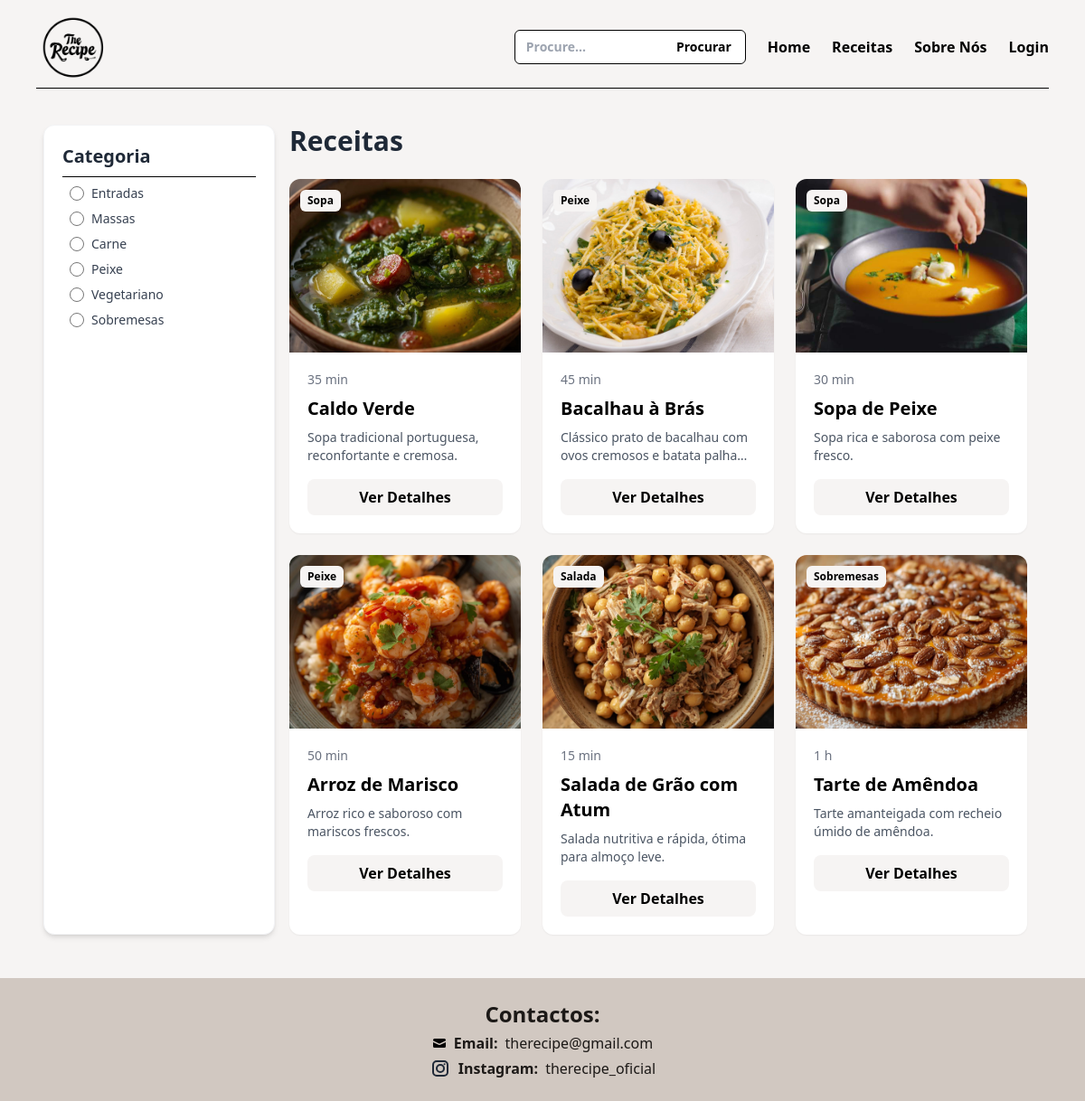
Page /receitas.php on the earlier database version.
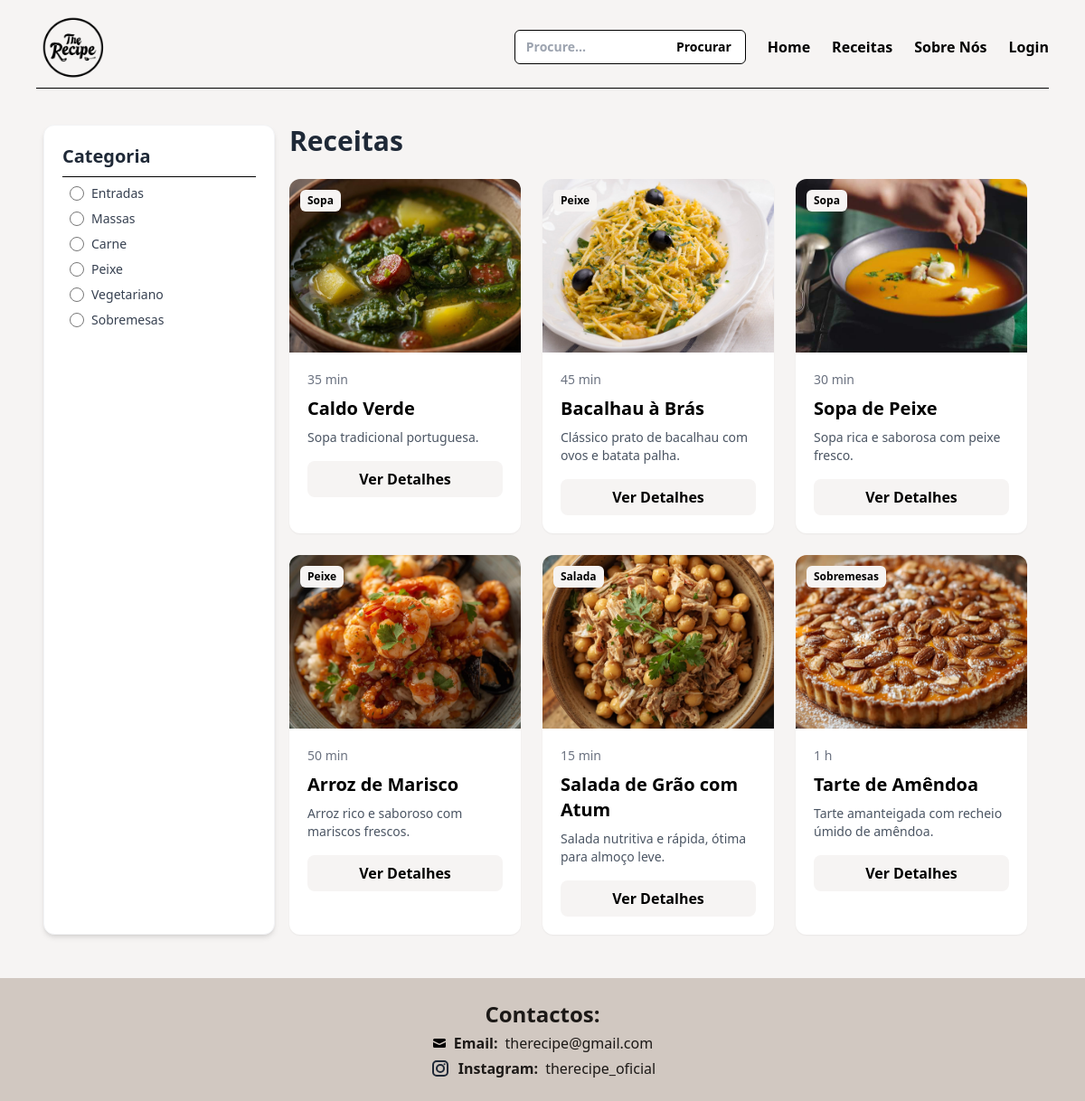
Same page on the later database version.
### tables this page shows
CREATE TABLE IF NOT EXISTS `receitas` (
  `id` int NOT NULL AUTO_INCREMENT,
  `nome` varchar(100) NOT NULL,
  `tempo` varchar(50) DEFAULT NULL,
  `ingredientes` text,
  `preparacao` text,
  `imagem` varchar(128) DEFAULT NULL,
  `categoria` varchar(100) DEFAULT NULL,
  `descricao` text,
  `quantidade` int DEFAULT NULL,
  `orcamento` varchar(50) DEFAULT NULL,
  PRIMARY KEY (`id`)
);

### receitas.php (the view, shortened to what this page needs)
<?php
require('ajax/connection.php');
$busca = $_GET['busca'] ?? '';
?>
<!DOCTYPE html>
<html lang="pt-pt">
<head>
    <script src="https://cdn.tailwindcss.com"></script>
</head>
<body class="bg-[#F6F4F3] min-h-screen flex flex-col">
    <?php require('includes/nav.php'); ?>
    <div class="flex-grow px-12 py-8">
        <div class="flex">
            <div class="hidden md:block lg:w-64 sticky top-4 bg-white p-5 rounded-xl shadow-md border border-gray-100">
                <h2 class="font-bold text-xl text-gray-800">Categoria</h2>
                <div class="border-b border-black my-2"></div>
                <div class="flex items-center m-2">
                    <input type="radio" id="entradas" name="categorias" value="Entradas" class="w-4 h-4 text-green-600 bg-gray-100 border-gray-300 focus:ring-green-500">
                    <label for="entradas" class="mx-2 text-sm font-medium text-gray-700 cursor-pointer">Entradas</label>
                </div>
                <div class="flex items-center m-2">
                    <input type="radio" id="massas" name="categorias" value="Massas" class="w-4 h-4 text-green-600 bg-gray-100 border-gray-300 focus:ring-green-500">
                    <label for="massas" class="mx-2 text-sm font-medium text-gray-700 cursor-pointer">Massas</label>
                </div>
                <div class="flex items-center m-2">
                    <input type="radio" id="carne" name="categorias" value="Carne" class="w-4 h-4 text-green-600 bg-gray-100 border-gray-300 focus:ring-green-500">
                    <label for="carne" class="mx-2 text-sm font-medium text-gray-700 cursor-pointer">Carne</label>
                </div>
                <div class="flex items-center m-2">
                    <input type="radio" id="peixe" name="categorias" value="Peixe" class="w-4 h-4 text-green-600 bg-gray-100 border-gray-300 focus:ring-green-500">
                    <label for="peixe" class="mx-2 text-sm font-medium text-gray-700 cursor-pointer">Peixe</label>
                </div>
                <div class="flex items-center m-2">
                    <input type="radio" id="vegetariano" name="categorias" value="Vegetariano" class="w-4 h-4 text-green-600 bg-gray-100 border-gray-300 focus:ring-green-500">
                    <label for="vegetariano" class="mx-2 text-sm font-medium text-gray-700 cursor-pointer">Vegetariano</label>
                </div>
                <div class="flex items-center m-2">
                    <input type="radio" id="sobremesas" name="categorias" value="Sobremesas" class="w-4 h-4 text-green-600 bg-gray-100 border-gray-300 focus:ring-green-500">
                    <label for="sobremesas" class="mx-2 text-sm font-medium text-gray-700 cursor-pointer">Sobremesas</label>
                </div>
            </div>
            <?php
                if ($busca != '') {
                    $sql = "SELECT * FROM receitas WHERE nome LIKE :busca";
                    $stmt = $dbh->prepare($sql);
                    $stmt->bindValue(':busca', "%$busca%");
                } else {
                    $sql = "SELECT * FROM receitas";
                    $stmt = $dbh->prepare($sql);
                }
                $stmt->execute();
            ?>
            <div class="flex-1 md:px-4">
                <h1 class="text-3xl font-bold mb-6 text-gray-800">Receitas</h1>
                <div class="grid grid-cols-1 sm:grid-cols-2 md:grid-cols-3 gap-6">
                    <?php while($receita = $stmt->fetchObject()):
                        $idReceita = $receita->id;
                        $nome = $receita->nome;
                        $imagem = $receita->imagem;
                        $tempo = $receita->tempo;
                        $categoria = $receita->categoria;
                        $descricao = $receita->descricao;
                    ?>
                    <div class="receita bg-white rounded-xl shadow-sm overflow-hidden relative group"data-categoria="<?= $categoria ?>">
                        <img src="imagem/<?= $imagem ?>" alt="<?= $nome ?>" class="w-full h-48 object-cover group-hover:scale-105 transition-transform duration-300">
                        <span class="absolute top-3 left-3 bg-[#F6F4F3] text-black text-xs font-bold px-2 py-1 rounded-md"><?= $categoria ?></span>
                        <div class="p-5">
                            <span class="text-sm text-gray-500 mb-2 block"><?= $tempo ?></span>
                            <h3 class="text-xl font-bold mb-2"><?= $nome ?></h3>
                            <p class="text-gray-600 text-sm line-clamp-2 mb-4"><?= $descricao ?></p>
                            <a href="receita.php?receita=<?= $idReceita ?>" class="block py-2 bg-[#F6F4F3] text-black font-semibold rounded-lg text-center hover:bg-[#B09B80]">Ver Detalhes</a>
                        </div>
                    </div>
                    <?php endwhile; ?>
                </div>
            </div>
        </div>
    </div>
    <?php require('includes/footer.php'); ?>
</body>
</html>

### includes/nav.php (shortened to what this page needs)
<nav class="px-4 sm:px-10 pt-4">
  <div class="flex items-center justify-between gap-4">
    <a href="index.php" class="w-16 sm:w-20">
      <img src="imagem/The Recipe - logo.png" alt="The Recipe">
    </a>
    <div class="hidden md:flex items-center gap-6 font-bold">
      <form action="receitas.php" method="GET" class="hidden md:block relative w-48 lg:w-64">
        <input type="text" name="busca" placeholder="Procure..." required class="w-full text-sm border border-black rounded-md pl-3 pr-20 py-2">
        <button type="submit" class="absolute right-1 top-1/2 -translate-y-1/2 px-3 py-1 text-sm rounded hover:bg-[#B09B80] hover:text-white">
          Procurar
        </button>
      </form>
      <a href="index.php" class="hover:text-[#5A5957]">Home</a>
      <a href="receitas.php" class="hover:text-[#5A5957]">Receitas</a>
      <a href="sobre.php" class="hover:text-[#5A5957]">Sobre Nós</a>
      <?php if (!empty($_SESSION['ligado'])): ?>
        <a href="favoritos.php" class="hover:text-[#5A5957]">Favoritos</a>
        <div class="relative">
          <span id="avatar-btn" class="cursor-pointer flex items-center justify-center h-10 w-10 rounded-full bg-[#B09B80] text-white text-sm">
            <?= $_SESSION['iniciais'] ?>
          </span>
          <div id="avatar-menu" class="absolute right-0 mt-2 w-48 bg-white border rounded-lg shadow-lg hidden">
            <div class="px-4 py-2 border-b">Olá, <?= $_SESSION['nome'] ?></div>
            <a href="admin/dashboard.php" class="block px-4 py-2 hover:bg-gray-50">Dashboard</a>
            <a href="auth/logout.php" class="block px-4 py-2 text-red-600 hover:bg-red-50">Logout</a>
          </div>
        </div>
      <?php else: ?>
        <a href="login.php" class="hover:text-[#5A5957]">Login</a>
      <?php endif; ?>
    </div>
  </div>
  <hr class="border-black my-2">
</nav>

### includes/footer.php (shortened to what this page needs)
<footer class="mt-4 py-6 bg-[#D1C8C1]">
    <div class="text-center max-w-3xl mx-auto px-2 sm:px-6">
        <h1 class="text-stone-900 text-xl sm:text-2xl font-bold">Contactos:</h1>
        <div class="flex flex-col sm:flex-row justify-center items-center gap-1 sm:gap-6">
            <div class="flex items-center gap-2">
                <p class="text-stone-900 text-base font-bold">Email:</p>
                <p class="text-stone-900 text-base break-all">therecipe@gmail.com</p>
            </div>
        </div>
        <div class="flex flex-col sm:flex-row justify-center items-center ">
            <div class="flex items-center gap-2">
                <p class="text-stone-900 text-base font-bold">Instagram:</p>
                <p class="text-stone-900 text-base">therecipe_oficial</p>
            </div>
            </div>
        </div>
</footer>

Differences in the rows shown:
changed receitas "Caldo Verde": descricao "Sopa tradicional portuguesa, reconfortante e cremosa." → "Sopa tradicional portuguesa."
changed receitas "Bacalhau à Brás": descricao "Clássico prato de bacalhau com ovos cremosos e batata…" → "Clássico prato de bacalhau com ovos e batata palha."
